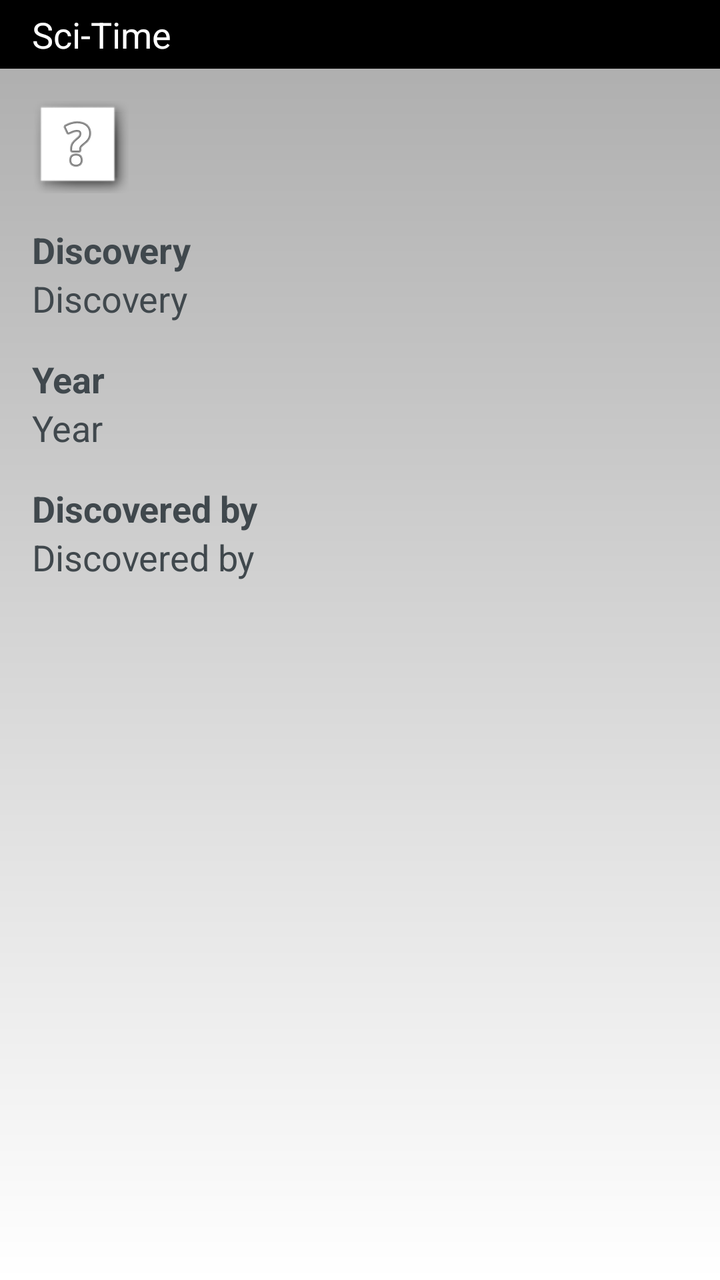
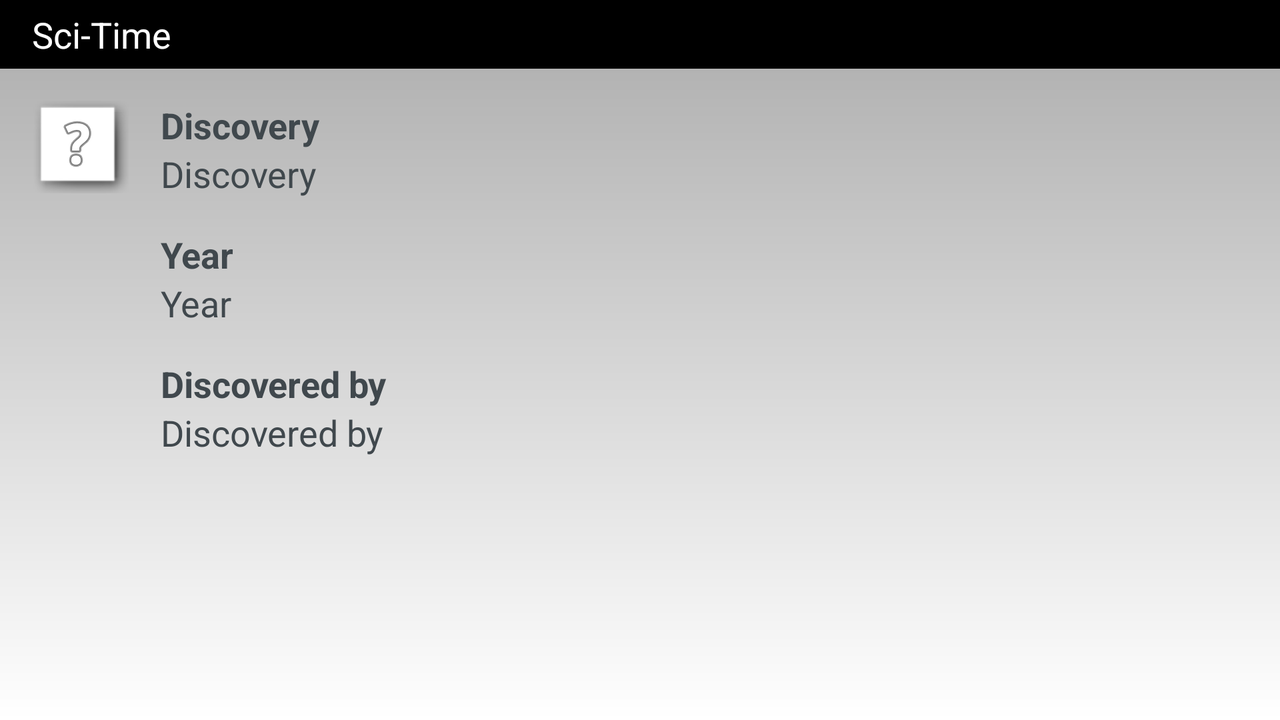

Two renders of one Android screen. The first uses the default layout on a phone; the second uses the alternative layout the repository ships for a different screen configuration, on a matching device. The two XML files are below.
<!-- AndroidManifest.xml: application theme AppTheme -->
<!-- res/layout/article.xml -->
<?xml version="1.0" encoding="utf-8"?>

<RelativeLayout xmlns:android="http://schemas.android.com/apk/res/android"
    xmlns:tools="http://schemas.android.com/tools"
    android:layout_width="match_parent"
    android:layout_height="match_parent"
    android:background="@drawable/content_background"
    tools:context=".controller.Article" >

    <TextView
        android:id="@+id/article_title"
        android:layout_width="match_parent"
        android:layout_height="wrap_content"
        android:paddingTop="5dp"
        android:paddingBottom="5dp"
        android:gravity="center_vertical"
        android:layout_alignParentLeft="true"
        android:layout_alignParentTop="true"
        android:background="@color/Black"
        android:paddingLeft="@dimen/activity_horizontal_margin"
        android:text="@string/app_name"
        android:textAppearance="?android:attr/textAppearanceMedium"
        android:textColor="@color/White" />

    <ScrollView
        android:id="@+id/article_scroll"
        android:layout_width="match_parent"
        android:layout_height="match_parent"
        android:layout_alignParentLeft="true"
        android:layout_below="@+id/article_title" >

        <RelativeLayout
            android:id="@+id/article_container"
            android:layout_width="wrap_content"
            android:layout_height="wrap_content" >

            <ImageView
                android:id="@+id/article_image"
                android:layout_width="wrap_content"
                android:layout_height="wrap_content"
                android:layout_marginLeft="@dimen/activity_horizontal_margin"
                android:layout_marginTop="@dimen/activity_vertical_margin"
                android:background="@android:drawable/picture_frame"
                android:src="@android:drawable/ic_menu_help" />

            <TextView
                android:id="@+id/heading_discovery"
                android:layout_width="wrap_content"
                android:layout_height="wrap_content"
                android:layout_below="@+id/article_image"
                android:layout_alignLeft="@+id/article_image"
                android:layout_marginRight="@dimen/activity_horizontal_margin"
                android:layout_marginTop="@dimen/activity_vertical_margin"
                android:text="@string/list_discovery"
                android:textAppearance="?android:attr/textAppearanceMedium"
                android:textStyle="bold" />

            <TextView
                android:id="@+id/article_discovery"
                android:layout_width="wrap_content"
                android:layout_height="wrap_content"
                android:layout_below="@+id/heading_discovery"
                android:layout_alignLeft="@+id/heading_discovery"
                android:layout_marginRight="@dimen/activity_horizontal_margin"
                android:text="@string/list_discovery"
                android:textAppearance="?android:attr/textAppearanceMedium" />

            <TextView
                android:id="@+id/heading_year"
                android:layout_width="wrap_content"
                android:layout_height="wrap_content"
                android:layout_alignLeft="@+id/heading_discovery"
                android:layout_below="@+id/article_discovery"
                android:layout_marginTop="@dimen/activity_vertical_margin"
                android:layout_marginRight="@dimen/activity_horizontal_margin"
                android:text="@string/list_year"
                android:textAppearance="?android:attr/textAppearanceMedium"
                android:textStyle="bold" />

            <TextView
                android:id="@+id/article_year"
                android:layout_width="wrap_content"
                android:layout_height="wrap_content"
                android:layout_alignLeft="@+id/heading_discovery"
                android:layout_marginRight="@dimen/activity_horizontal_margin"
                android:layout_below="@+id/heading_year"
                android:text="@string/list_year"
                android:textAppearance="?android:attr/textAppearanceMedium" />

            <TextView
                android:id="@+id/heading_discoverer"
                android:layout_width="wrap_content"
                android:layout_height="wrap_content"
                android:layout_alignLeft="@+id/heading_discovery"
                android:layout_marginRight="@dimen/activity_horizontal_margin"
                android:layout_below="@+id/article_year"
                android:layout_marginTop="@dimen/activity_vertical_margin"
                android:text="@string/list_discoverer"
                android:textAppearance="?android:attr/textAppearanceMedium"
                android:textStyle="bold" />

            <TextView
                android:id="@+id/article_discoverer"
                android:layout_width="wrap_content"
                android:layout_height="wrap_content"
                android:layout_alignLeft="@+id/heading_discovery"
                android:layout_marginRight="@dimen/activity_horizontal_margin"
                android:layout_below="@+id/heading_discoverer"
                android:text="@string/list_discoverer"
                android:textAppearance="?android:attr/textAppearanceMedium" />
        </RelativeLayout>
    </ScrollView>

</RelativeLayout>
<!-- resources referenced by this layout -->
<resources>
  <color name="Black">#000000</color>
  <color name="White">#ffffff</color>
  <dimen name="activity_horizontal_margin">16dp</dimen>
  <dimen name="activity_vertical_margin">16dp</dimen>
  <!-- drawable content_background (drawable-hdpi) -->
  <?xml version="1.0" encoding="utf-8"?>
  <shape xmlns:android="http://schemas.android.com/apk/res/android" 
      android:shape="rectangle">
      <gradient 
          android:startColor="@color/White"
          android:endColor="@color/LightGray"
          android:angle="90" />
  
  </shape>
  <string name="app_name">Sci-Time</string>
  <string name="list_discoverer">Discovered by</string>
  <string name="list_discovery">Discovery</string>
  <string name="list_year">Year</string>
  <style name="AppTheme" parent="@style/CustomTheme">
          
      </style>
  <color name="LightGray">#ababab</color>
  <style name="CustomTheme" parent="@android:style/Theme.DeviceDefault.Light.NoActionBar.Fullscreen">
      </style>
</resources>
<!-- res/layout-land/article.xml (the repository's variant of the layout above) -->
<!-- drawn on the phone turned sideways -->
<?xml version="1.0" encoding="utf-8"?>

<RelativeLayout xmlns:android="http://schemas.android.com/apk/res/android"
    xmlns:tools="http://schemas.android.com/tools"
    android:layout_width="match_parent"
    android:layout_height="match_parent"
    android:background="@drawable/content_background"
    tools:context=".controller.Article" >

    <TextView
        android:id="@+id/article_title"
        android:layout_width="match_parent"
        android:layout_height="wrap_content"
        android:layout_alignParentLeft="true"
        android:layout_alignParentTop="true"
        android:background="@color/Black"
        android:gravity="center_vertical"
        android:paddingBottom="5dp"
        android:paddingLeft="@dimen/activity_horizontal_margin"
        android:paddingTop="5dp"
        android:text="@string/app_name"
        android:textAppearance="?android:attr/textAppearanceMedium"
        android:textColor="@color/White" />

    <ScrollView
        android:id="@+id/article_scroll"
        android:layout_width="match_parent"
        android:layout_height="match_parent"
        android:layout_alignParentLeft="true"
        android:layout_below="@+id/article_title" >

        <RelativeLayout
            android:id="@+id/article_container"
            android:layout_width="wrap_content"
            android:layout_height="wrap_content" >

            <ImageView
                android:id="@+id/article_image"
                android:layout_width="wrap_content"
                android:layout_height="wrap_content"
                android:layout_marginLeft="@dimen/activity_horizontal_margin"
                android:layout_marginTop="@dimen/activity_vertical_margin"
                android:background="@android:drawable/picture_frame"
                android:src="@android:drawable/ic_menu_help" />

            <TextView
                android:id="@+id/heading_discovery"
                android:layout_width="wrap_content"
                android:layout_height="wrap_content"
                android:layout_alignParentTop="true"
                android:layout_marginLeft="@dimen/activity_horizontal_margin"
                android:layout_marginRight="@dimen/activity_horizontal_margin"
                android:layout_marginTop="@dimen/activity_vertical_margin"
                android:layout_toRightOf="@+id/article_image"
                android:text="@string/list_discovery"
                android:textAppearance="?android:attr/textAppearanceMedium"
                android:textStyle="bold" />

            <TextView
                android:id="@+id/article_discovery"
                android:layout_width="wrap_content"
                android:layout_height="wrap_content"
                android:layout_below="@+id/heading_discovery"
                android:layout_alignLeft="@+id/heading_discovery"
                android:layout_marginRight="@dimen/activity_horizontal_margin"
                android:text="@string/list_discovery"
                android:textAppearance="?android:attr/textAppearanceMedium" />

            <TextView
                android:id="@+id/heading_year"
                android:layout_width="wrap_content"
                android:layout_height="wrap_content"
                android:layout_alignLeft="@+id/heading_discovery"
                android:layout_below="@+id/article_discovery"
                android:layout_marginTop="@dimen/activity_vertical_margin"
                android:layout_marginRight="@dimen/activity_horizontal_margin"
                android:text="@string/list_year"
                android:textAppearance="?android:attr/textAppearanceMedium"
                android:textStyle="bold" />

            <TextView
                android:id="@+id/article_year"
                android:layout_width="wrap_content"
                android:layout_height="wrap_content"
                android:layout_alignLeft="@+id/heading_discovery"
                android:layout_marginRight="@dimen/activity_horizontal_margin"
                android:layout_below="@+id/heading_year"
                android:text="@string/list_year"
                android:textAppearance="?android:attr/textAppearanceMedium" />

            <TextView
                android:id="@+id/heading_discoverer"
                android:layout_width="wrap_content"
                android:layout_height="wrap_content"
                android:layout_alignLeft="@+id/heading_discovery"
                android:layout_marginRight="@dimen/activity_horizontal_margin"
                android:layout_below="@+id/article_year"
                android:layout_marginTop="@dimen/activity_vertical_margin"
                android:text="@string/list_discoverer"
                android:textAppearance="?android:attr/textAppearanceMedium"
                android:textStyle="bold" />

            <TextView
                android:id="@+id/article_discoverer"
                android:layout_width="wrap_content"
                android:layout_height="wrap_content"
                android:layout_alignLeft="@+id/heading_discovery"
                android:layout_marginRight="@dimen/activity_horizontal_margin"
                android:layout_below="@+id/heading_discoverer"
                android:text="@string/list_discoverer"
                android:textAppearance="?android:attr/textAppearanceMedium" />
        </RelativeLayout>
    </ScrollView>

</RelativeLayout>
